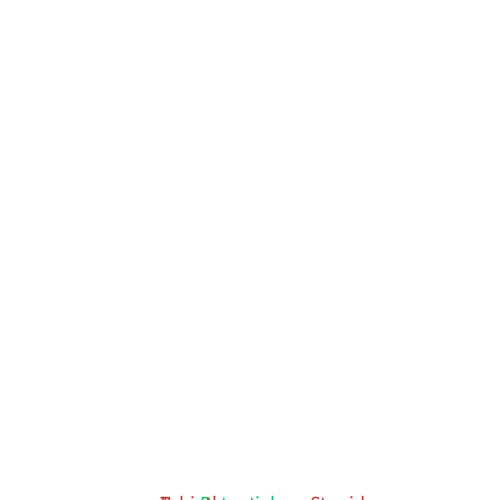
Frame 1 (no input)
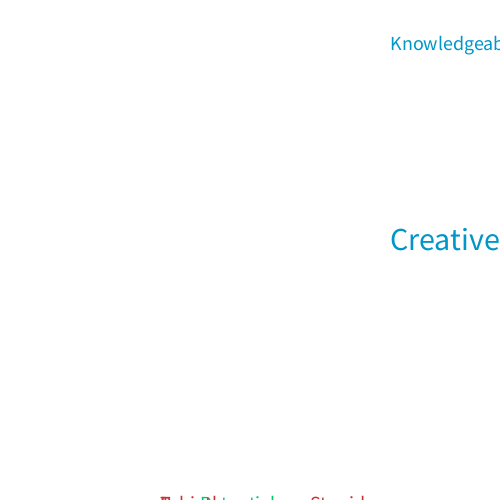
Frame 60 (the mouse pressed at the canvas centre just before this capture)
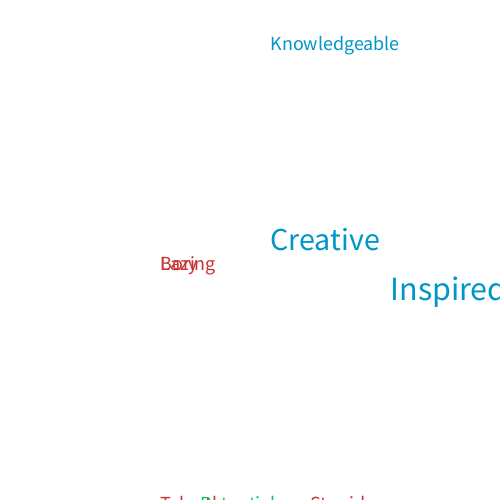
Frame 120 (the mouse held since frame 60 and released just before this capture)

The Processing sketch that drew these frames (run headless with seeded random() and noise(); from frame 60 on, the mouse is pressed at the canvas centre):

// Processing sketch: processing_137431
// ── processing_137431.pde

float timer = 0.00;
float x= 0;
float x2 = 0;
float x3 = 0;
float y = 0;
float y2 = 0;
float y3 = 0;
 
void setup()
{
  size(500,500);
}
 
void draw()
{
  background(255);
  x= x + 2;
  timer = timer + (1.0/30); 
  fill(0,150,200);
  textSize(32);
  text("Creative",(510 - x), 250);
   
  if (timer > 2)
  {
   y = y + 4;
  }
  fill(200,50,50);
  textSize(20);
  text("Boring", 160, (510 - y), 140);
   
    if (timer > 3)
    {
    x2 = x2 + 4;
    }   
    fill(0,150,200);
    textSize(34);
    text("Inspired", (510- x2), 300);
 
      if (timer > 4)
      {
      y2 = y2 + 2;
      } 
      fill(200,50,50);
      textSize(20);
      text("Stupid", 310, (510- y2), 210);
      
        if (timer > 5)
        {
        x3 = x3 + 4;
        }   
        fill(0,150,200);
        textSize(34);
        text("Naturally Skilled", (510- x3), 175);

          if (timer > 6)
          {
          y3 = y3 + 1;
          }
          fill(0,200,100);
          textSize(20);
          text("Potential", 200, (510 - y3), 200);
          
            if (timer > 7)
            {
            y = y + 1;
            }
            fill(200,50,50);
            textSize(20);
            text("Lazy", 160, (510 - y), 140);
           
            if (timer > 7)
            {
            x = x + 2;
            }
            fill(0,150,200);
            textSize(20);
            text("Knowledgeable", (510 - x), 50);
            
              if (timer > 8)
              {
              y2 = y2 + 4;
              }
              fill(200,50,50);
              textSize(20);
              text("Talentless", 160, (510 - y2), 100);
                
                if (timer > 8)
                {
                x3 = x3 + 4;
                }
                fill(0,150,200);
                textSize(20);
                text("Artistic", (510 - x3), 400);
   
   
}
